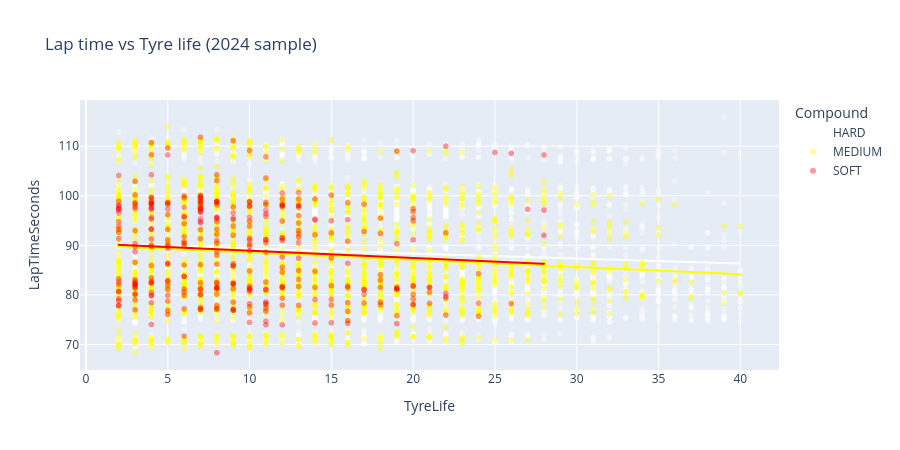

The notebook cell this image was saved under:
### Code cell
# Tyre degradation sanity check — lap time should rise with tyre life
sample = df_features[df_features["Year"] == 2024].copy()
sample = sample[sample["TyreLife"] <= 40]

fig = px.scatter(
    sample.sample(min(5000, len(sample)), random_state=42),
    x="TyreLife", y="LapTimeSeconds",
    color="Compound",
    color_discrete_map={"SOFT": "red", "MEDIUM": "yellow", "HARD": "white"},
    opacity=0.4,
    trendline="ols",
    title="Lap time vs Tyre life (2024 sample)",
    height=450,
)
fig.show()

### Figure 1 — Plotly figure (JSON) as saved in the notebook; plotly's stock layout.template omitted (floating-point values rounded to 4 significant figures; data arrays with more than 128 entries replaced by an {"elided": "..."} marker saying what was removed)
{"data": [{"hovertemplate": "Compound=HARD<br>TyreLife=%{x}<br>LapTimeSeconds=%{y}<extra></extra>", "legendgroup": "HARD", "marker": {"color": "white", "opacity": 0.4, "symbol": "circle"}, "mode": "markers", "name": "HARD", "showlegend": true, "type": "scattergl", "x": {"elided": "2802 float values"}, "xaxis": "x", "y": {"elided": "2802 float values"}, "yaxis": "y"}, {"hovertemplate": "<b>OLS trendline</b><br>LapTimeSeconds = -0.100126 * TyreLife + 90.3285<br>R<sup>2</sup>=0.008560<br><br>Compound=HARD<br>TyreLife=%{x}<br>LapTimeSeconds=%{y} <b>(trend)</b><extra></extra>", "legendgroup": "HARD", "marker": {"color": "white", "symbol": "circle"}, "mode": "lines", "name": "HARD", "showlegend": false, "type": "scattergl", "x": {"elided": "2802 float values"}, "xaxis": "x", "y": {"elided": "2802 float values"}, "yaxis": "y"}, {"hovertemplate": "Compound=MEDIUM<br>TyreLife=%{x}<br>LapTimeSeconds=%{y}<extra></extra>", "legendgroup": "MEDIUM", "marker": {"color": "yellow", "opacity": 0.4, "symbol": "circle"}, "mode": "markers", "name": "MEDIUM", "showlegend": true, "type": "scattergl", "x": {"elided": "1849 float values"}, "xaxis": "x", "y": {"elided": "1849 float values"}, "yaxis": "y"}, {"hovertemplate": "<b>OLS trendline</b><br>LapTimeSeconds = -0.14551 * TyreLife + 89.9868<br>R<sup>2</sup>=0.013617<br><br>Compound=MEDIUM<br>TyreLife=%{x}<br>LapTimeSeconds=%{y} <b>(trend)</b><extra></extra>", "legendgroup": "MEDIUM", "marker": {"color": "yellow", "symbol": "circle"}, "mode": "lines", "name": "MEDIUM", "showlegend": false, "type": "scattergl", "x": {"elided": "1849 float values"}, "xaxis": "x", "y": {"elided": "1849 float values"}, "yaxis": "y"}, {"hovertemplate": "Compound=SOFT<br>TyreLife=%{x}<br>LapTimeSeconds=%{y}<extra></extra>", "legendgroup": "SOFT", "marker": {"color": "red", "opacity": 0.4, "symbol": "circle"}, "mode": "markers", "name": "SOFT", "showlegend": true, "type": "scattergl", "x": {"elided": "349 float values"}, "xaxis": "x", "y": {"elided": "349 float values"}, "yaxis": "y"}, {"hovertemplate": "<b>OLS trendline</b><br>LapTimeSeconds = -0.147064 * TyreLife + 90.3848<br>R<sup>2</sup>=0.009014<br><br>Compound=SOFT<br>TyreLife=%{x}<br>LapTimeSeconds=%{y} <b>(trend)</b><extra></extra>", "legendgroup": "SOFT", "marker": {"color": "red", "symbol": "circle"}, "mode": "lines", "name": "SOFT", "showlegend": false, "type": "scattergl", "x": {"elided": "349 float values"}, "xaxis": "x", "y": {"elided": "349 float values"}, "yaxis": "y"}], "layout": {"height": 450, "legend": {"title": {"text": "Compound"}, "tracegroupgap": 0}, "title": {"text": "Lap time vs Tyre life (2024 sample)"}, "xaxis": {"anchor": "y", "domain": [0, 1], "title": {"text": "TyreLife"}}, "yaxis": {"anchor": "x", "domain": [0, 1], "title": {"text": "LapTimeSeconds"}}}}
